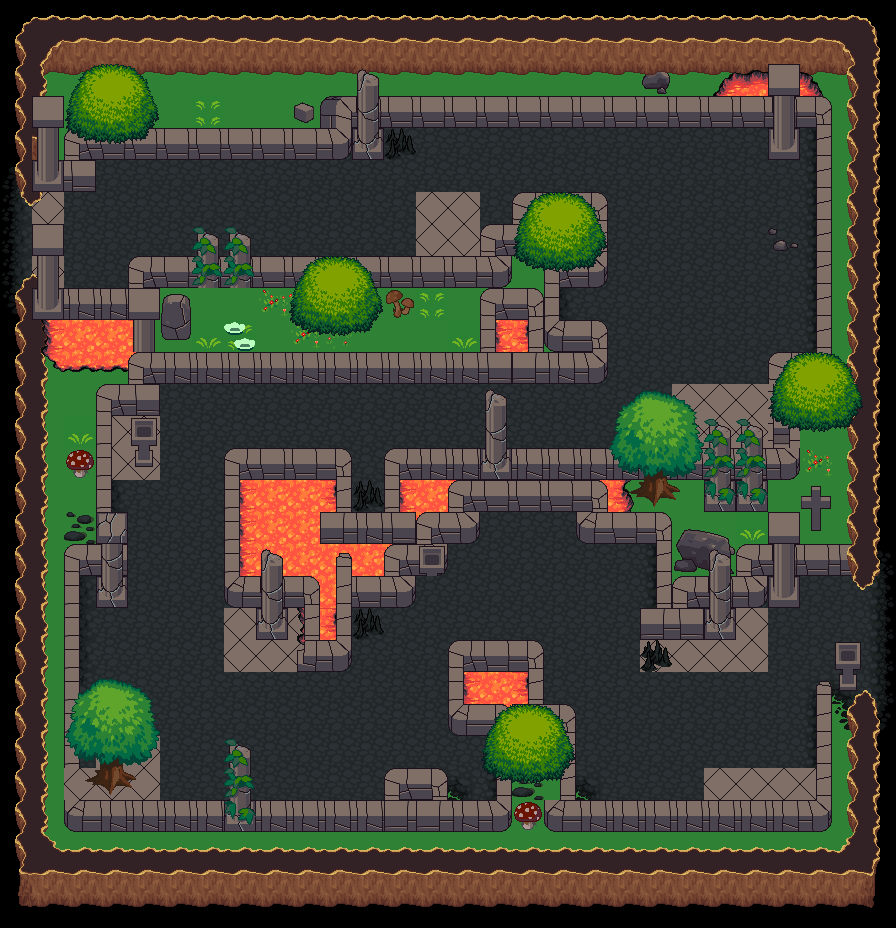

Tiled map render using the project's own tile images. Description and the map definition, with tile-layer contents summarised, below:
An orthogonal 28x29 tile map with 32x32 px tiles, 7 tile layers (grass, road, walls, lava, ...) and 96 objects.

<map version="1.4" tiledversion="1.4.3" orientation="orthogonal" renderorder="right-down" width="28" height="29" tilewidth="32" tileheight="32" infinite="0" nextlayerid="12" nextobjectid="113">
 <tileset firstgid="1" source="klipartz.com.tsx" />
 <layer id="1" name="grass" width="28" height="29">
  <data>[812 cells, 676 non-empty, 4 distinct tile ids]</data>
 </layer>
 <layer id="3" name="road" width="28" height="29">
  <data>[812 cells, 506 non-empty, 30 distinct tile ids]</data>
 </layer>
 <layer id="2" name="walls" width="28" height="29">
  <data>[812 cells, 252 non-empty, 17 distinct tile ids]</data>
 </layer>
 <layer id="5" name="lava" width="28" height="29">
  <data>[812 cells, 80 non-empty, 13 distinct tile ids]</data>
 </layer>
 <layer id="4" name="labirint" width="28" height="29">
  <data>[812 cells, 213 non-empty, 22 distinct tile ids]</data>
 </layer>
 <layer id="10" name="layer1" width="28" height="29">
  <data>[812 cells, 19 non-empty, 9 distinct tile ids]</data>
 </layer>
 <objectgroup id="8" name="exits">
  <object id="4" x="841" y="603.25" width="27.3333" height="68.5" />
  <object id="97" x="42.5" y="192" width="25.5" height="97.5" />
 </objectgroup>
 <objectgroup id="9" name="collisions">
  <object id="6" x="42" y="181.667" />
  <object id="7" x="73.3333" y="181.333" />
  <object id="10" x="32.3333" y="160" width="66" height="35" />
  <object id="12" x="32.6667" y="97" width="30.6667" height="94.6667" />
  <object id="13" x="65.6667" y="129.667" width="288.667" height="31.6667" />
  <object id="14" x="320.5" y="96.5" width="98" height="66" />
  <object id="15" x="418.5" y="95" width="354" height="35" />
  <object id="16" x="769" y="64.5" width="65.5" height="123.5" />
  <object id="17" x="812" y="165.5" width="25" height="187" />
  <object id="18" x="767.5" y="353" width="69" height="30" />
  <object id="19" x="767.5" y="382" width="32" height="99" />
  <object id="21" x="382.5" y="448.5" width="415.5" height="32.5" />
  <object id="22" x="333.333" y="475" width="69" height="64" />
  <object id="23" x="222.667" y="446.333" width="129.667" height="35.6667" />
  <object id="24" x="220.667" y="471.667" width="40" height="134" />
  <object id="25" x="219.333" y="573" width="97" height="34" />
  <object id="27" x="251" y="548.333" width="41" height="92.6667" />
  <object id="29" x="298" y="572.667" width="56.6667" height="98" />
  <object id="30" x="332.333" y="565.333" width="54.6667" height="78.3333" />
  <object id="31" x="350" y="571.333" width="67" height="38.3333" />
  <object id="32" x="380.333" y="541.667" width="70.6667" height="57.3333" />
  <object id="33" x="415.667" y="510" width="66.6667" height="34.3333" />
  <object id="34" x="445.333" y="476.333" width="165.333" height="38.3333" />
  <object id="35" x="572.667" y="508.333" width="102.333" height="38" />
  <object id="36" x="647.667" y="512.667" width="32.6667" height="95.6667" />
  <object id="37" x="637.667" y="604.667" width="40.3333" height="69.3333" />
  <object id="38" x="638.333" y="606" width="99.6667" height="35.6667" />
  <object id="39" x="673" y="571.333" width="96" height="38" />
  <object id="40" x="735" y="542" width="133.667" height="38.6667" />
  <object id="41" x="829.667" y="510.333" width="49.1667" height="79.5" />
  <object id="42" x="812" y="680" width="23.6667" height="151" />
  <object id="44" x="543.333" y="795.333" width="290" height="35.6667" />
  <object id="45" x="540.333" y="701.333" width="40.3333" height="108.667" />
  <object id="46" x="521.333" y="638.667" width="25.3333" height="68.3333" />
  <object id="47" x="446.333" y="637" width="96" height="39" />
  <object id="48" x="445" y="637" width="67.6667" height="102.333" />
  <object id="49" x="481" y="703.667" width="36.3333" height="127.667" />
  <object id="50" x="434.667" y="795.333" width="78" height="37" />
  <object id="51" x="381" y="768.333" width="69.6667" height="43.3333" />
  <object id="52" x="60.5" y="795" width="378" height="37" />
  <object id="55" x="92.3333" y="751" width="45" height="41" />
  <object id="56" x="60.3333" y="542.333" width="22.6667" height="257" />
  <object id="57" x="83.6667" y="569.667" width="49" height="43.3333" />
  <object id="60" x="81" y="542" width="50" height="30.6667" />
  <object id="61" x="91.6667" y="383.667" width="25.3333" height="162.667" />
  <object id="62" x="126.667" y="416.333" width="32.6667" height="53.6667" />
  <object id="63" x="92.6667" y="383.667" width="70" height="35.6667" />
  <object id="64" x="88.3333" y="414.333" width="27.6667" height="35" />
  <object id="65" x="122.667" y="347.333" width="283.667" height="39" />
  <object id="66" x="402.333" y="347" width="209" height="39" />
  <object id="67" x="561" y="316.667" width="49.3333" height="44.3333" />
  <object id="68" x="538.333" y="250.333" width="23.6667" height="99.6667" />
  <object id="69" x="538.333" y="243.667" width="72.6667" height="46" />
  <object id="70" x="511.333" y="189.333" width="99" height="68.6667" />
  <object id="71" x="479.333" y="221.667" width="36" height="38.3333" />
  <object id="72" x="370.667" y="254" width="143" height="34" />
  <object id="73" x="254.333" y="253" width="132.667" height="38" />
  <object id="74" x="127" y="256" width="140.667" height="34" />
  <object id="75" x="32.6667" y="284.333" width="101" height="37.3333" />
  <object id="76" x="70" y="65.3333" width="90" height="78.3333" />
  <object id="77" x="34" y="37.3333" width="23.3333" height="61.6667" />
  <object id="78" x="32" y="33.3333" width="526" height="45.3333" />
  <object id="79" x="528.667" y="28.6667" width="336" height="56" />
  <object id="80" x="638" y="67.3333" width="35.3333" height="24.6667" />
  <object id="81" x="288.667" y="98.6667" width="26.6667" height="26" />
  <object id="82" x="836.667" y="26" width="24" height="485.333" />
  <object id="83" x="768" y="352" width="92.6667" height="79.3333" />
  <object id="84" x="631.333" y="465.333" width="48" height="40.6667" />
  <object id="85" x="694.667" y="470" width="82" height="51.3333" />
  <object id="86" x="793.333" y="478.667" width="38.6667" height="56" />
  <object id="87" x="766.667" y="511.333" width="30.6667" height="27.3333" />
  <object id="88" x="678" y="525.333" width="54.6667" height="47.3333" />
  <object id="89" x="514.667" y="793.333" width="28.6667" height="44" />
  <object id="90" x="486" y="707.333" width="86" height="78" />
  <object id="91" x="59.3333" y="444.667" width="38.6667" height="44.6667" />
  <object id="92" x="157.333" y="287.333" width="44" height="59.3333" />
  <object id="93" x="284" y="261.333" width="100.667" height="72.6667" />
  <object id="94" x="376.667" y="283.333" width="40.6667" height="35.3333" />
  <object id="95" x="37.3333" y="320.667" width="93.3333" height="54" />
  <object id="98" x="768.5" y="575.5" width="31.5" height="34" />
  <object id="99" x="840" y="674.5" width="15.5" height="16" />
  <object id="100" x="20" y="176" width="23.3333" height="27.3333" />
  <object id="101" x="20.6667" y="278.667" width="27.3333" height="178.667" />
  <object id="102" x="851.5" y="688.5" width="27.5" height="188" />
  <object id="103" x="855.333" y="585.333" width="32" height="105.333" />
  <object id="104" x="18" y="189" width="36.5" height="107.5" />
 </objectgroup>
 <objectgroup id="11" name="enemies">
  <object id="105" x="279" y="225" width="28" height="26" />
  <object id="106" x="510.667" y="132" width="30.6667" height="23.3333" />
  <object id="107" x="763" y="194" width="33" height="28" />
  <object id="108" x="629" y="346" width="39" height="29" />
  <object id="109" x="323" y="416" width="41" height="30" />
  <object id="110" x="90" y="642" width="21" height="21" />
  <object id="111" x="386" y="713" width="30" height="27" />
  <object id="112" x="588" y="617" width="27" height="34" />
 </objectgroup>
 <layer id="6" name="foreground" width="28" height="29">
  <data>[812 cells, 98 non-empty, 35 distinct tile ids]</data>
 </layer>
</map>
